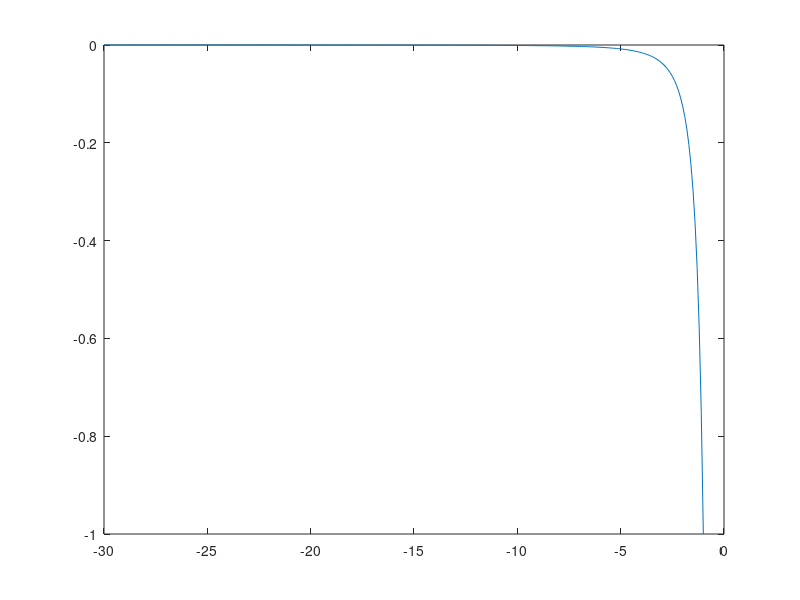

Write the MATLAB code that produced this figure.
% Octave Script
% Title		       :Función Inyectiva, Sobreyectiva, Biyectiva (Ejercicio_3)
% Correo         :urbanoorlando79@gmail.com
% Description	   :Script para determinar que tipo de función es dependiendo el dominio de la función
% Author	       :Orlando Urbano Trejo (Lando)
% Date		       :16_11_2021
% Version	       :1
% Usage		       :octave>path/Ejercicio_3
%		             :Requiere aplicación octave, usar linea de comandos
%		             :https://octaveintro.readthedocs.io/en/latest/index.html

clear
% Dominio de la función
v= -30:0.1:-1
% Regla de correspondencia
fr= (1) ./ (v.^3)
disp ('La función es inyectiva ya que ∀x,y∈D | f(x) = f(y) ⟹ x = y ');
% Plotear función
plot (v, fr)
